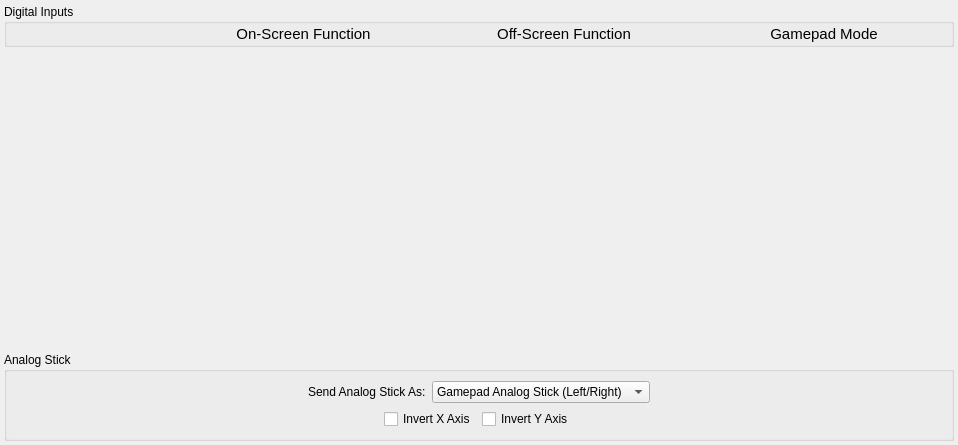
          <widget class="QWidget" name="buttonFuncScrollContents">
           <property name="geometry">
            <rect>
             <x>0</x>
             <y>0</y>
             <width>958</width>
             <height>445</height>
            </rect>
           </property>
           <layout class="QVBoxLayout" name="verticalLayout_19" stretch="0,1,0">
            <property name="leftMargin">
             <number>4</number>
            </property>
            <property name="topMargin">
             <number>4</number>
            </property>
            <property name="rightMargin">
             <number>4</number>
            </property>
            <property name="bottomMargin">
             <number>4</number>
            </property>
            <item>
             <widget class="QGroupBox" name="buttonFuncBox">
              <property name="title">
               <string>Digital Inputs</string>
              </property>
              <layout class="QVBoxLayout" name="verticalLayout_20">
               <property name="leftMargin">
                <number>0</number>
               </property>
               <property name="topMargin">
                <number>0</number>
               </property>
               <property name="rightMargin">
                <number>0</number>
               </property>
               <property name="bottomMargin">
                <number>0</number>
               </property>
               <item>
                <layout class="QHBoxLayout" name="horizontalLayout_9" stretch="2,3,3,3">
                 <item>
                  <spacer name="horizontalSpacer_7">
                   <property name="orientation">
                    <enum>Qt::Horizontal</enum>
                   </property>
                   <property name="sizeHint" stdset="0">
                    <size>
                     <width>40</width>
                     <height>20</height>
                    </size>
                   </property>
                  </spacer>
                 </item>
                 <item>
                  <widget class="QLabel" name="label_17">
                   <property name="font">
                    <font>
                     <pointsize>11</pointsize>
                    </font>
                   </property>
                   <property name="text">
                    <string>On-Screen Function</string>
                   </property>
                   <property name="alignment">
                    <set>Qt::AlignCenter</set>
                   </property>
                  </widget>
                 </item>
                 <item>
                  <widget class="QLabel" name="label_19">
                   <property name="font">
                    <font>
                     <pointsize>11</pointsize>
                    </font>
                   </property>
                   <property name="text">
                    <string>Off-Screen Function</string>
                   </property>
                   <property name="alignment">
                    <set>Qt::AlignCenter</set>
                   </property>
                  </widget>
                 </item>
                 <item>
                  <widget class="QLabel" name="label_18">
                   <property name="font">
                    <font>
                     <pointsize>11</pointsize>
                    </font>
                   </property>
                   <property name="text">
                    <string>Gamepad Mode</string>
                   </property>
                   <property name="alignment">
                    <set>Qt::AlignCenter</set>
                   </property>
                  </widget>
                 </item>
                </layout>
               </item>
               <item>
                <layout class="QVBoxLayout" name="btnFuncLayout">
                 <property name="spacing">
                  <number>0</number>
                 </property>
                </layout>
               </item>
              </layout>
             </widget>
            </item>
            <item>
             <spacer name="verticalSpacer_4">
              <property name="orientation">
               <enum>Qt::Vertical</enum>
              </property>
              <property name="sizeHint" stdset="0">
               <size>
                <width>20</width>
                <height>0</height>
               </size>
              </property>
             </spacer>
            </item>
            <item>
             <widget class="QGroupBox" name="aStickFuncBox">
              <property name="title">
               <string>Analog Stick</string>
              </property>
              <layout class="QVBoxLayout" name="aStickFuncLayout">
               <item>
                <layout class="QHBoxLayout" name="horizontalLayout_6">
                 <item>
                  <spacer name="horizontalSpacer_6">
                   <property name="orientation">
                    <enum>Qt::Horizontal</enum>
                   </property>
                   <property name="sizeHint" stdset="0">
                    <size>
                     <width>40</width>
                     <height>20</height>
                    </size>
                   </property>
                  </spacer>
                 </item>
                 <item>
                  <widget class="QLabel" name="label_10">
                   <property name="text">
                    <string>Send Analog Stick As:</string>
                   </property>
                  </widget>
                 </item>
                 <item>
                  <widget class="QComboBox" name="aStickModeBox">
                   <property name="whatsThis">
                    <string>&lt;html&gt;&lt;head/&gt;&lt;body&gt;&lt;p&gt;If an analog stick is enabled in the current &lt;span style=&quot; font-style:italic;&quot;&gt;Board Layout,&lt;/span&gt; this determines which type of Button Output it uses.&lt;/p&gt;&lt;p&gt;&lt;span style=&quot; font-weight:700;&quot;&gt;Gamepad Analog Stick&lt;/span&gt; will use either the Left or Right analog stick of the Gamepad device, depending on the circumstances and/or whether &lt;span style=&quot; font-style:italic;&quot;&gt;Gamepad Output Mode&lt;/span&gt; is set via Serial. The other two settings will translate the stick's analog movements into either digital &lt;span style=&quot; font-weight:700;&quot;&gt;Gamepad D-Pad&lt;/span&gt; or &lt;span style=&quot; font-weight:700;&quot;&gt;Keyboard Arrow Key&lt;/span&gt; presses.&lt;/p&gt;&lt;p&gt;&lt;span style=&quot; font-weight:700; font-style:italic;&quot;&gt;Default:&lt;/span&gt;&lt;span style=&quot; font-style:italic;&quot;&gt; Gamepad Analog Stick&lt;/span&gt;&lt;/p&gt;&lt;/body&gt;&lt;/html&gt;</string>
                   </property>
                   <property name="accessibleName">
                    <string>Analog Stick Output Mode</string>
                   </property>
                   <property name="trackable" stdset="0">
                    <number>3</number>
                   </property>
                   <item>
                    <property name="text">
                     <string>Gamepad Analog Stick (Left/Right)</string>
                    </property>
                   </item>
                   <item>
                    <property name="text">
                     <string>Gamepad D-Pad</string>
                    </property>
                   </item>
                   <item>
                    <property name="text">
                     <string>Keyboard Arrows</string>
                    </property>
                   </item>
                  </widget>
                 </item>
                 <item>
                  <spacer name="aStickModeSpacerRight">
                   <property name="orientation">
                    <enum>Qt::Horizontal</enum>
                   </property>
                   <property name="sizeHint" stdset="0">
                    <size>
                     <width>40</width>
                     <height>20</height>
                    </size>
                   </property>
                  </spacer>
                 </item>
                </layout>
               </item>
               <item>
                <layout class="QHBoxLayout" name="aStickInvertLayout">
                 <item>
                  <spacer name="aStickInvertSpacerLeft">
                   <property name="orientation">
                    <enum>Qt::Horizontal</enum>
                   </property>
                   <property name="sizeHint" stdset="0">
                    <size>
                     <width>40</width>
                     <height>20</height>
                    </size>
                   </property>
                  </spacer>
                 </item>
                 <item>
                  <widget class="QCheckBox" name="aStickInvertXToggle">
                   <property name="whatsThis">
                    <string>&lt;html&gt;&lt;head/&gt;&lt;body&gt;&lt;p&gt;Reverses the &lt;span style=&quot; font-weight:700;&quot;&gt;left/right&lt;/span&gt; direction of the analog stick.&lt;/p&gt;&lt;p&gt;Enable it if pushing the stick to the left gives a movement to the right. It applies to all three &lt;span style=&quot; font-style:italic;&quot;&gt;Send Analog Stick As&lt;/span&gt; options, and the stick shown in the &lt;span style=&quot; font-style:italic;&quot;&gt;Gun Tests&lt;/span&gt; tab follows it.&lt;/p&gt;&lt;p&gt;&lt;span style=&quot; font-weight:700; font-style:italic;&quot;&gt;Default:&lt;/span&gt;&lt;span style=&quot; font-style:italic;&quot;&gt; Disabled&lt;/span&gt;&lt;/p&gt;&lt;/body&gt;&lt;/html&gt;</string>
                   </property>
                   <property name="accessibleName">
                    <string>Invert X Axis</string>
                   </property>
                   <property name="text">
                    <string>Invert X Axis</string>
                   </property>
                   <property name="trackable" stdset="0">
                    <number>3</number>
                   </property>
                  </widget>
                 </item>
                 <item>
                  <widget class="QCheckBox" name="aStickInvertYToggle">
                   <property name="whatsThis">
                    <string>&lt;html&gt;&lt;head/&gt;&lt;body&gt;&lt;p&gt;Reverses the &lt;span style=&quot; font-weight:700;&quot;&gt;up/down&lt;/span&gt; direction of the analog stick.&lt;/p&gt;&lt;p&gt;Enable it if pushing the stick up gives a downward movement. It applies to all three &lt;span style=&quot; font-style:italic;&quot;&gt;Send Analog Stick As&lt;/span&gt; options, and the stick shown in the &lt;span style=&quot; font-style:italic;&quot;&gt;Gun Tests&lt;/span&gt; tab follows it.&lt;/p&gt;&lt;p&gt;&lt;span style=&quot; font-weight:700; font-style:italic;&quot;&gt;Default:&lt;/span&gt;&lt;span style=&quot; font-style:italic;&quot;&gt; Disabled&lt;/span&gt;&lt;/p&gt;&lt;/body&gt;&lt;/html&gt;</string>
                   </property>
                   <property name="accessibleName">
                    <string>Invert Y Axis</string>
                   </property>
                   <property name="text">
                    <string>Invert Y Axis</string>
                   </property>
                   <property name="trackable" stdset="0">
                    <number>3</number>
                   </property>
                  </widget>
                 </item>
                 <item>
                  <spacer name="aStickInvertSpacerRight">
                   <property name="orientation">
                    <enum>Qt::Horizontal</enum>
                   </property>
                   <property name="sizeHint" stdset="0">
                    <size>
                     <width>40</width>
                     <height>20</height>
                    </size>
                   </property>
                  </spacer>
                 </item>
                </layout>
               </item>
              </layout>
             </widget>
            </item>
           </layout>
          </widget>
